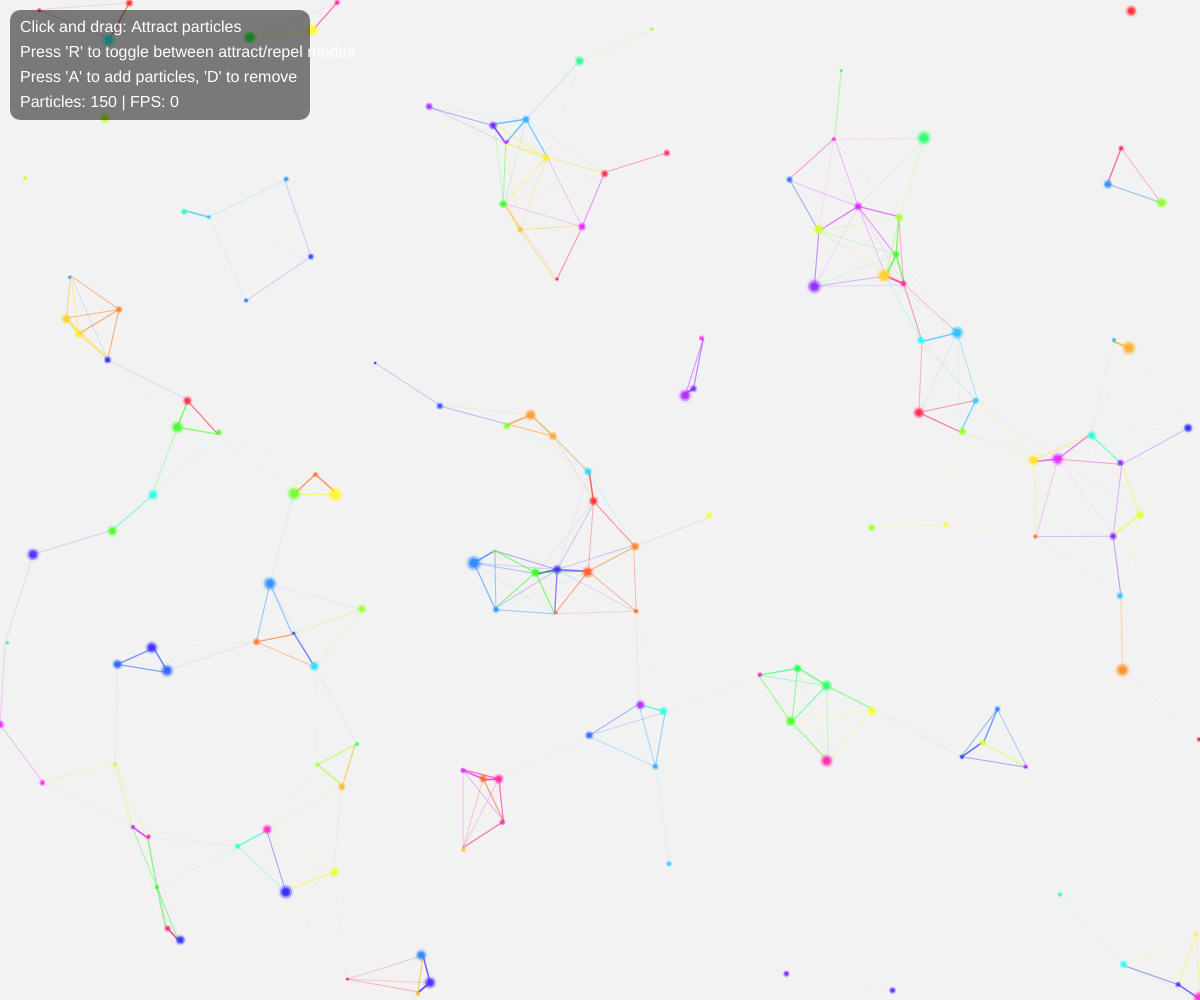
Frame 1 (no input)
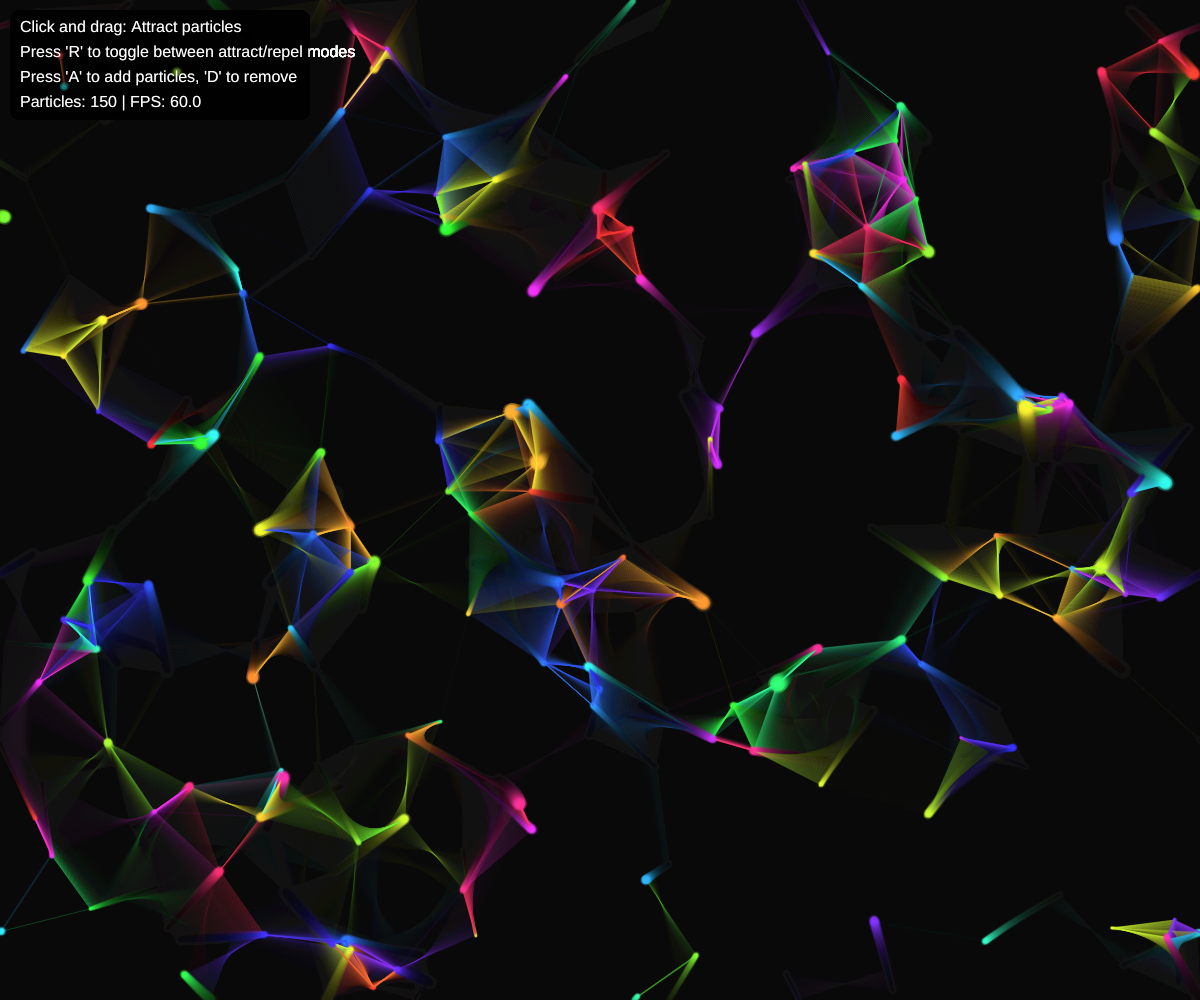
Frame 60 (no input)
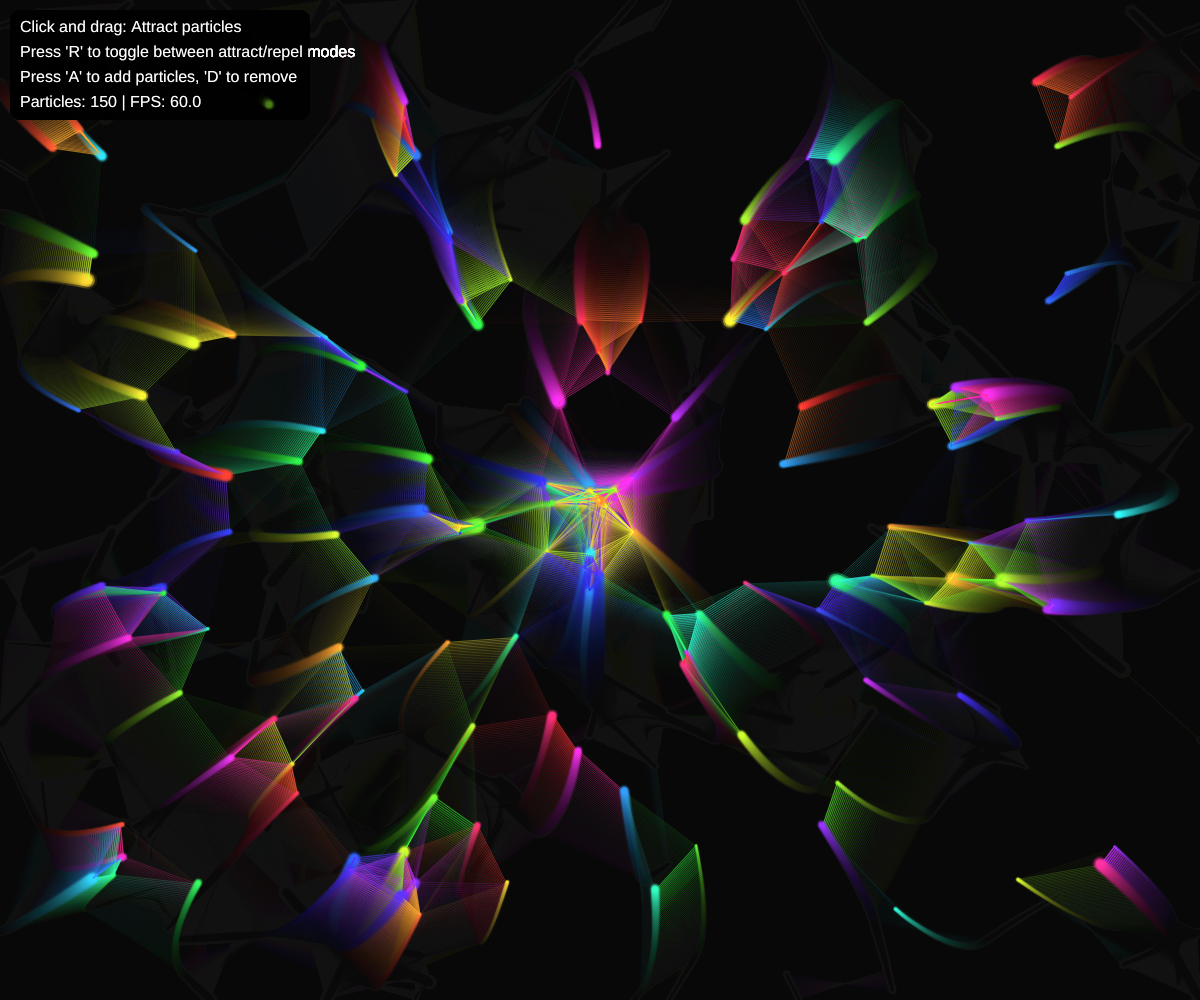
Frame 120 (the mouse pressed at the canvas centre since frame 60)

The p5.js sketch that drew these frames (run headless with seeded random() and noise() and a simulated clock; from frame 60 on, the mouse is pressed at the canvas centre):

// p5.js sketch
// ── sketch.js
// Particle System Animation
// An interactive particle system with dynamic connections and visual effects
// Created with p5.js

// System configuration variables
let particles = [];
const numParticles = 150; // Number of particles in the system
const maxSpeed = 2;       // Maximum particle velocity
const particleSize = 5;   // Base size for particles
const connectionDistance = 120; // Maximum distance for particle connections
let colorShift = 0;       // For global color cycling effect
let repulsionMode = false; // Toggle between attraction and repulsion
let lastFrameTimes = [];  // Array to track frame times for FPS calculation
let fpsUpdateInterval = 10; // Update FPS display every 10 frames

// Performance optimization variables
let useQuadtree = true;   // Use spatial partitioning for faster neighbor finding
let quadtree;             // Quadtree for spatial partitioning
let lastFrameCount = 0;   // For FPS calculation
let frameRateVal = 0;     // Current frame rate

/**
 * Setup function - runs once at the beginning
 * Initializes the canvas, particles, and other settings
 */
function setup() {
  // Create canvas that fills the window
  createCanvas(windowWidth, windowHeight);
  colorMode(HSB, 360, 100, 100, 1);
  
  // Initialize particles
  for (let i = 0; i < numParticles; i++) {
    particles.push(new Particle());
  }
  
  // Set text properties for instructions
  textSize(16);
  textAlign(LEFT, TOP);
  
  // Initialize quadtree
  quadtree = new QuadTree(new Boundary(width/2, height/2, width/2, height/2), 4);
}

/**
 * Main draw loop - runs continuously
 * Updates and renders all elements of the animation
 */
function draw() {
  // Calculate FPS
  if (frameCount % fpsUpdateInterval === 0) {
    const currentTime = millis();
    if (lastFrameCount > 0) {
      const elapsed = currentTime - lastFrameTimes[lastFrameTimes.length - 1];
      frameRateVal = (fpsUpdateInterval / (elapsed / 1000)).toFixed(1);
    }
    lastFrameTimes.push(currentTime);
    if (lastFrameTimes.length > 10) lastFrameTimes.shift();
    lastFrameCount = frameCount;
  }
  
  // Set background with slight transparency for trail effect
  background(0, 0, 0, 0.05); // More pronounced trail effect
  
  // Update color shift for cycling colors
  colorShift = (colorShift + 0.2) % 360;
  
  // Reset quadtree each frame if using it
  if (useQuadtree) {
    quadtree = new QuadTree(new Boundary(width/2, height/2, width/2, height/2), 4);
    // Insert all particles into the quadtree
    for (let particle of particles) {
      quadtree.insert(particle);
    }
  }
  
  // Update and display particles
  for (let i = 0; i < particles.length; i++) {
    particles[i].update();
    particles[i].display();
    
    // Find and connect nearby particles
    if (useQuadtree) {
      // Use quadtree for efficient neighbor finding
      let range = new Circle(particles[i].pos.x, particles[i].pos.y, connectionDistance);
      let neighbors = [];
      quadtree.query(range, neighbors);
      
      for (let neighbor of neighbors) {
        // Skip self-connections and duplicates (only connect i->j where j>i)
        if (neighbor === particles[i] || particles.indexOf(neighbor) <= i) continue;
        
        let d = dist(particles[i].pos.x, particles[i].pos.y, neighbor.pos.x, neighbor.pos.y);
        if (d < connectionDistance) {
          drawConnection(particles[i], neighbor, d);
        }
      }
    } else {
      // Brute force approach - check all pairs
      for (let j = i + 1; j < particles.length; j++) {
        let d = dist(particles[i].pos.x, particles[i].pos.y, particles[j].pos.x, particles[j].pos.y);
        if (d < connectionDistance) {
          drawConnection(particles[i], particles[j], d);
        }
      }
    }
  }
  
  // Display UI information
  displayUI();
}

/**
 * Draw a connection line between two particles
 */
function drawConnection(p1, p2, distance) {
  // Calculate alpha and stroke weight based on distance
  let alpha = map(distance, 0, connectionDistance, 1, 0);
  let sw = map(distance, 0, connectionDistance, 2, 0.1);
  strokeWeight(sw);
  
  // Create rainbow effect with shifting base color
  let connectionHue = (p1.hue + colorShift) % 360;
  stroke(connectionHue, 80, 100, alpha);
  
  line(p1.pos.x, p1.pos.y, p2.pos.x, p2.pos.y);
}

/**
 * Display UI elements including instructions and stats
 */
function displayUI() {
  // Semi-transparent background for text
  noStroke();
  fill(0, 0, 0, 0.5);
  rect(10, 10, 300, 110, 10);
  
  // Display instructions and stats
  fill(255);
  text("Click and drag: " + (repulsionMode ? "Repel" : "Attract") + " particles", 20, 20);
  text("Press 'R' to toggle between attract/repel modes", 20, 45);
  text("Press 'A' to add particles, 'D' to remove", 20, 70);
  text("Particles: " + particles.length + " | FPS: " + frameRateVal, 20, 95);
}

/**
 * Particle class - represents a single particle in the system
 */
class Particle {
  constructor() {
    this.pos = createVector(random(width), random(height));
    this.vel = createVector(random(-maxSpeed, maxSpeed), random(-maxSpeed, maxSpeed));
    this.acc = createVector(0, 0);
    this.hue = random(360);
    this.baseSize = random(particleSize * 0.5, particleSize * 1.5);
    this.size = this.baseSize;
    this.pulseSpeed = random(0.02, 0.06);
    this.pulseOffset = random(TWO_PI);
  }
  
  update() {
    // Add mouse interaction - particles are attracted/repelled by mouse when pressed
    if (mouseIsPressed) {
      let mouse = createVector(mouseX, mouseY);
      let dir = p5.Vector.sub(mouse, this.pos);
      let distance = dir.mag();
      
      // Only apply force if mouse is not too close (prevents extreme acceleration)
      if (distance > 5) {
        dir.normalize();
        
        // Direction depends on mode (attract or repel)
        if (repulsionMode) {
          dir.mult(-1); // Reverse direction for repulsion
        }
        
        // Strength inversely proportional to distance (with limits)
        let strength = constrain(1 / (distance * 0.03), 0, 0.8);
        dir.mult(strength);
        
        this.acc = dir;
      }
    } else {
      this.acc = createVector(0, 0);
    }
    
    // Apply small random movement for more organic feel
    this.acc.add(p5.Vector.random2D().mult(0.01));
    
    // Update physics
    this.vel.add(this.acc);
    this.vel.limit(maxSpeed);
    this.pos.add(this.vel);
    
    // Apply slight drag for more natural movement
    this.vel.mult(0.99);
    
    // Wrap around edges
    if (this.pos.x < 0) this.pos.x = width;
    if (this.pos.x > width) this.pos.x = 0;
    if (this.pos.y < 0) this.pos.y = height;
    if (this.pos.y > height) this.pos.y = 0;
    
    // Pulsing size effect
    this.size = this.baseSize + sin(frameCount * this.pulseSpeed + this.pulseOffset) * (this.baseSize * 0.3);
    
    // Gradually shift hue for color cycling effect
    this.hue = (this.hue + 0.1) % 360;
  }
  
  display() {
    // Create glowing effect with multiple layers
    for (let i = 3; i > 0; i--) {
      let alpha = map(i, 3, 1, 0.1, 0.8);
      let size = this.size * map(i, 3, 1, 2, 1);
      noStroke();
      fill(this.hue, 80, 100, alpha);
      ellipse(this.pos.x, this.pos.y, size);
    }
    
    // Core of the particle
    fill(this.hue, 80, 100, 1);
    ellipse(this.pos.x, this.pos.y, this.size * 0.7);
  }
}

/**
 * Boundary class - represents a rectangular area for the quadtree
 */
class Boundary {
  constructor(x, y, w, h) {
    this.x = x;
    this.y = y;
    this.w = w;
    this.h = h;
  }
  
  contains(point) {
    return (
      point.pos.x >= this.x - this.w &&
      point.pos.x < this.x + this.w &&
      point.pos.y >= this.y - this.h &&
      point.pos.y < this.y + this.h
    );
  }
  
  intersects(range) {
    return !(
      range.x - range.r > this.x + this.w ||
      range.x + range.r < this.x - this.w ||
      range.y - range.r > this.y + this.h ||
      range.y + range.r < this.y - this.h
    );
  }
}

/**
 * Circle class - represents a circular query area for the quadtree
 */
class Circle {
  constructor(x, y, r) {
    this.x = x;
    this.y = y;
    this.r = r;
  }
}

/**
 * QuadTree class - spatial partitioning structure for efficient neighbor finding
 */
class QuadTree {
  constructor(boundary, capacity) {
    this.boundary = boundary;
    this.capacity = capacity;
    this.points = [];
    this.divided = false;
  }
  
  // Create four children nodes
  subdivide() {
    let x = this.boundary.x;
    let y = this.boundary.y;
    let w = this.boundary.w / 2;
    let h = this.boundary.h / 2;
    
    let ne = new Boundary(x + w, y - h, w, h);
    let nw = new Boundary(x - w, y - h, w, h);
    let se = new Boundary(x + w, y + h, w, h);
    let sw = new Boundary(x - w, y + h, w, h);
    
    this.northeast = new QuadTree(ne, this.capacity);
    this.northwest = new QuadTree(nw, this.capacity);
    this.southeast = new QuadTree(se, this.capacity);
    this.southwest = new QuadTree(sw, this.capacity);
    
    this.divided = true;
  }
  
  // Insert a point into the quadtree
  insert(point) {
    if (!this.boundary.contains(point)) {
      return false;
    }
    
    if (this.points.length < this.capacity) {
      this.points.push(point);
      return true;
    }
    
    if (!this.divided) {
      this.subdivide();
    }
    
    return (
      this.northeast.insert(point) ||
      this.northwest.insert(point) ||
      this.southeast.insert(point) ||
      this.southwest.insert(point)
    );
  }
  
  // Find all points within a circular range
  query(range, found) {
    if (!found) found = [];
    
    if (!this.boundary.intersects(range)) {
      return found;
    }
    
    for (let p of this.points) {
      let d = dist(range.x, range.y, p.pos.x, p.pos.y);
      if (d < range.r) {
        found.push(p);
      }
    }
    
    if (this.divided) {
      this.northeast.query(range, found);
      this.northwest.query(range, found);
      this.southeast.query(range, found);
      this.southwest.query(range, found);
    }
    
    return found;
  }
}

/**
 * Handle window resize events
 */
function windowResized() {
  resizeCanvas(windowWidth, windowHeight);
}

/**
 * Handle keyboard input
 */
function keyPressed() {
  // Toggle between attraction and repulsion modes
  if (key === 'r' || key === 'R') {
    repulsionMode = !repulsionMode;
  }
  
  // Add particles with 'A' key
  if (key === 'a' || key === 'A') {
    for (let i = 0; i < 10; i++) {
      particles.push(new Particle());
    }
  }
  
  // Remove particles with 'D' key
  if ((key === 'd' || key === 'D') && particles.length > 10) {
    for (let i = 0; i < 10; i++) {
      particles.pop();
    }
  }
  
  // Toggle quadtree optimization with 'Q' key
  if (key === 'q' || key === 'Q') {
    useQuadtree = !useQuadtree;
  }
  
  // Space to clear all particles and start fresh
  if (key === ' ' && particles.length > 0) {
    particles = [];
    for (let i = 0; i < numParticles; i++) {
      particles.push(new Particle());
    }
  }
  
  return false; // Prevent default behavior
}
